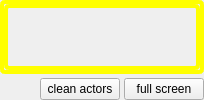
     <widget class="QWidget" name="view4Widget" native="true">
      <property name="sizePolicy">
       <sizepolicy hsizetype="Expanding" vsizetype="Expanding">
        <horstretch>0</horstretch>
        <verstretch>0</verstretch>
       </sizepolicy>
      </property>
      <layout class="QVBoxLayout" name="verticalLayout_15">
       <property name="spacing">
        <number>1</number>
       </property>
       <property name="leftMargin">
        <number>0</number>
       </property>
       <property name="topMargin">
        <number>0</number>
       </property>
       <property name="rightMargin">
        <number>0</number>
       </property>
       <property name="bottomMargin">
        <number>0</number>
       </property>
       <item>
        <widget class="QFrame" name="frame">
         <property name="sizePolicy">
          <sizepolicy hsizetype="Expanding" vsizetype="Expanding">
           <horstretch>0</horstretch>
           <verstretch>0</verstretch>
          </sizepolicy>
         </property>
         <property name="styleSheet">
          <string notr="true">border-width: 4px;
border-radius: 5px;
border-color: rgb(255, 255, 0);
border-style: solid; 
</string>
         </property>
         <property name="frameShape">
          <enum>QFrame::StyledPanel</enum>
         </property>
         <property name="frameShadow">
          <enum>QFrame::Raised</enum>
         </property>
         <layout class="QVBoxLayout" name="verticalLayout_19">
          <property name="spacing">
           <number>0</number>
          </property>
          <property name="leftMargin">
           <number>0</number>
          </property>
          <property name="topMargin">
           <number>0</number>
          </property>
          <property name="rightMargin">
           <number>0</number>
          </property>
          <property name="bottomMargin">
           <number>0</number>
          </property>
          <item>
           <widget class="QVTKWidget" name="view4" native="true"/>
          </item>
         </layout>
        </widget>
       </item>
       <item>
        <widget class="QWidget" name="view4subWidget" native="true">
         <layout class="QHBoxLayout" name="horizontalLayout_21">
          <property name="spacing">
           <number>4</number>
          </property>
          <property name="leftMargin">
           <number>0</number>
          </property>
          <property name="topMargin">
           <number>3</number>
          </property>
          <property name="rightMargin">
           <number>0</number>
          </property>
          <property name="bottomMargin">
           <number>0</number>
          </property>
          <item>
           <spacer name="horizontalSpacer4">
            <property name="orientation">
             <enum>Qt::Horizontal</enum>
            </property>
            <property name="sizeType">
             <enum>QSizePolicy::Expanding</enum>
            </property>
            <property name="sizeHint" stdset="0">
             <size>
              <width>40</width>
              <height>20</height>
             </size>
            </property>
           </spacer>
          </item>
          <item>
           <widget class="QPushButton" name="clean_actors_btn">
            <property name="text">
             <string>clean actors</string>
            </property>
           </widget>
          </item>
          <item>
           <widget class="QPushButton" name="fullScreenBtn4">
            <property name="sizePolicy">
             <sizepolicy hsizetype="Fixed" vsizetype="Fixed">
              <horstretch>0</horstretch>
              <verstretch>0</verstretch>
             </sizepolicy>
            </property>
            <property name="text">
             <string> full screen </string>
            </property>
            <property name="checkable">
             <bool>true</bool>
            </property>
           </widget>
          </item>
         </layout>
        </widget>
       </item>
      </layout>
     </widget>
